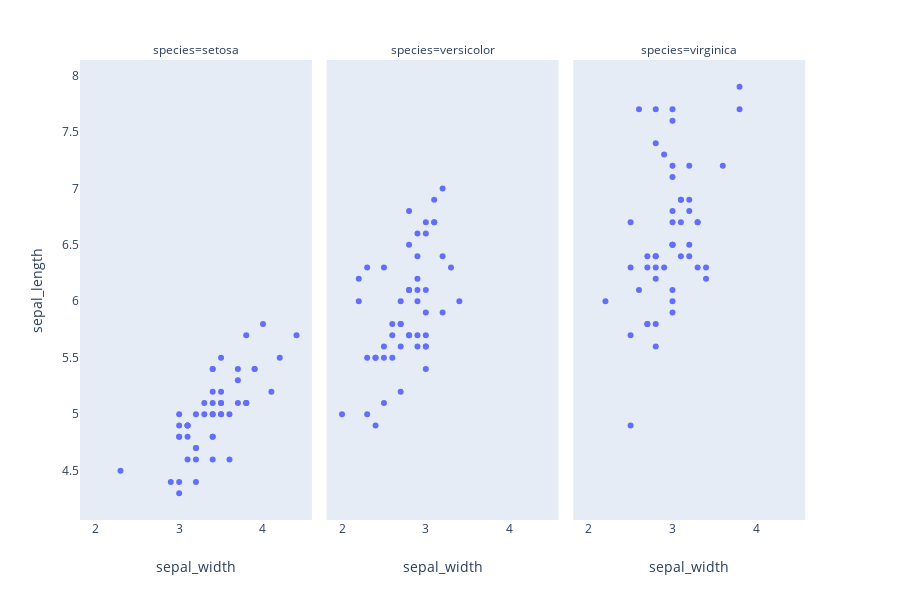

The code cell stored with this chart in its notebook:
### Markdown cell above
<p>An advantage of using the <code>update_xaxis</code> and <code>update_yaxis</code> methods is that these updates will (by default) apply to all axes in the figure.  This is especially useful when customizing figures created using plotly express, figure factories, or <code>make_subplots</code>.</p>
<p>Here is an example of disabling all grid and zero lines in a faceted figure created by plotly express.</p>

### Code cell
import plotly.express as px
iris = px.data.iris()

fig = px.scatter(iris, x="sepal_width", y="sepal_length", facet_col="species")
fig.update_xaxes(showgrid=False, zeroline=False)
fig.update_yaxes(showgrid=False, zeroline=False)

fig.show()

### Figure 1 — Plotly figure (JSON) as saved in the notebook; plotly's stock layout.template omitted (floating-point values rounded to 4 significant figures)
{"data": [{"hoverlabel": {"namelength": 0}, "hovertemplate": "species=setosa<br>sepal_width=%{x}<br>sepal_length=%{y}", "legendgroup": "", "marker": {"color": "#636efa", "symbol": "circle"}, "mode": "markers", "name": "", "showlegend": false, "type": "scatter", "x": [3.5, 3, 3.2, 3.1, 3.6, 3.9, 3.4, 3.4, 2.9, 3.1, 3.7, 3.4, 3, 3, 4, 4.4, 3.9, 3.5, 3.8, 3.8, 3.4, 3.7, 3.6, 3.3, 3.4, 3, 3.4, 3.5, 3.4, 3.2, 3.1, 3.4, 4.1, 4.2, 3.1, 3.2, 3.5, 3.1, 3, 3.4, 3.5, 2.3, 3.2, 3.5, 3.8, 3, 3.8, 3.2, 3.7, 3.3], "xaxis": "x", "y": [5.1, 4.9, 4.7, 4.6, 5, 5.4, 4.6, 5, 4.4, 4.9, 5.4, 4.8, 4.8, 4.3, 5.8, 5.7, 5.4, 5.1, 5.7, 5.1, 5.4, 5.1, 4.6, 5.1, 4.8, 5, 5, 5.2, 5.2, 4.7, 4.8, 5.4, 5.2, 5.5, 4.9, 5, 5.5, 4.9, 4.4, 5.1, 5, 4.5, 4.4, 5, 5.1, 4.8, 5.1, 4.6, 5.3, 5], "yaxis": "y"}, {"hoverlabel": {"namelength": 0}, "hovertemplate": "species=versicolor<br>sepal_width=%{x}<br>sepal_length=%{y}", "legendgroup": "", "marker": {"color": "#636efa", "symbol": "circle"}, "mode": "markers", "name": "", "showlegend": false, "type": "scatter", "x": [3.2, 3.2, 3.1, 2.3, 2.8, 2.8, 3.3, 2.4, 2.9, 2.7, 2, 3, 2.2, 2.9, 2.9, 3.1, 3, 2.7, 2.2, 2.5, 3.2, 2.8, 2.5, 2.8, 2.9, 3, 2.8, 3, 2.9, 2.6, 2.4, 2.4, 2.7, 2.7, 3, 3.4, 3.1, 2.3, 3, 2.5, 2.6, 3, 2.6, 2.3, 2.7, 3, 2.9, 2.9, 2.5, 2.8], "xaxis": "x2", "y": [7, 6.4, 6.9, 5.5, 6.5, 5.7, 6.3, 4.9, 6.6, 5.2, 5, 5.9, 6, 6.1, 5.6, 6.7, 5.6, 5.8, 6.2, 5.6, 5.9, 6.1, 6.3, 6.1, 6.4, 6.6, 6.8, 6.7, 6, 5.7, 5.5, 5.5, 5.8, 6, 5.4, 6, 6.7, 6.3, 5.6, 5.5, 5.5, 6.1, 5.8, 5, 5.6, 5.7, 5.7, 6.2, 5.1, 5.7], "yaxis": "y2"}, {"hoverlabel": {"namelength": 0}, "hovertemplate": "species=virginica<br>sepal_width=%{x}<br>sepal_length=%{y}", "legendgroup": "", "marker": {"color": "#636efa", "symbol": "circle"}, "mode": "markers", "name": "", "showlegend": false, "type": "scatter", "x": [3.3, 2.7, 3, 2.9, 3, 3, 2.5, 2.9, 2.5, 3.6, 3.2, 2.7, 3, 2.5, 2.8, 3.2, 3, 3.8, 2.6, 2.2, 3.2, 2.8, 2.8, 2.7, 3.3, 3.2, 2.8, 3, 2.8, 3, 2.8, 3.8, 2.8, 2.8, 2.6, 3, 3.4, 3.1, 3, 3.1, 3.1, 3.1, 2.7, 3.2, 3.3, 3, 2.5, 3, 3.4, 3], "xaxis": "x3", "y": [6.3, 5.8, 7.1, 6.3, 6.5, 7.6, 4.9, 7.3, 6.7, 7.2, 6.5, 6.4, 6.8, 5.7, 5.8, 6.4, 6.5, 7.7, 7.7, 6, 6.9, 5.6, 7.7, 6.3, 6.7, 7.2, 6.2, 6.1, 6.4, 7.2, 7.4, 7.9, 6.4, 6.3, 6.1, 7.7, 6.3, 6.4, 6, 6.9, 6.7, 6.9, 5.8, 6.8, 6.7, 6.7, 6.3, 6.5, 6.2, 5.9], "yaxis": "y3"}], "layout": {"annotations": [{"font": {}, "showarrow": false, "text": "species=setosa", "x": 0.1567, "xanchor": "center", "xref": "paper", "y": 1, "yanchor": "bottom", "yref": "paper"}, {"font": {}, "showarrow": false, "text": "species=versicolor", "x": 0.49, "xanchor": "center", "xref": "paper", "y": 1, "yanchor": "bottom", "yref": "paper"}, {"font": {}, "showarrow": false, "text": "species=virginica", "x": 0.8233, "xanchor": "center", "xref": "paper", "y": 1, "yanchor": "bottom", "yref": "paper"}], "height": 600, "legend": {"tracegroupgap": 0}, "margin": {"t": 60}, "xaxis": {"anchor": "y", "domain": [0, 0.3133], "showgrid": false, "title": {"text": "sepal_width"}, "zeroline": false}, "xaxis2": {"anchor": "y2", "domain": [0.3333, 0.6467], "matches": "x", "showgrid": false, "title": {"text": "sepal_width"}, "zeroline": false}, "xaxis3": {"anchor": "y3", "domain": [0.6667, 0.98], "matches": "x", "showgrid": false, "title": {"text": "sepal_width"}, "zeroline": false}, "yaxis": {"anchor": "x", "domain": [0, 1], "showgrid": false, "title": {"text": "sepal_length"}, "zeroline": false}, "yaxis2": {"anchor": "x2", "domain": [0, 1], "matches": "y", "showgrid": false, "showticklabels": false, "zeroline": false}, "yaxis3": {"anchor": "x3", "domain": [0, 1], "matches": "y", "showgrid": false, "showticklabels": false, "zeroline": false}}}
